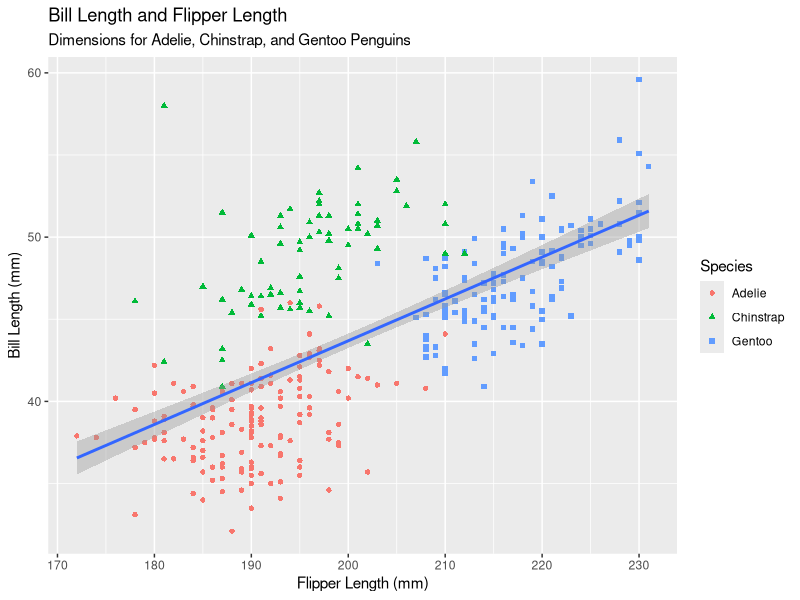
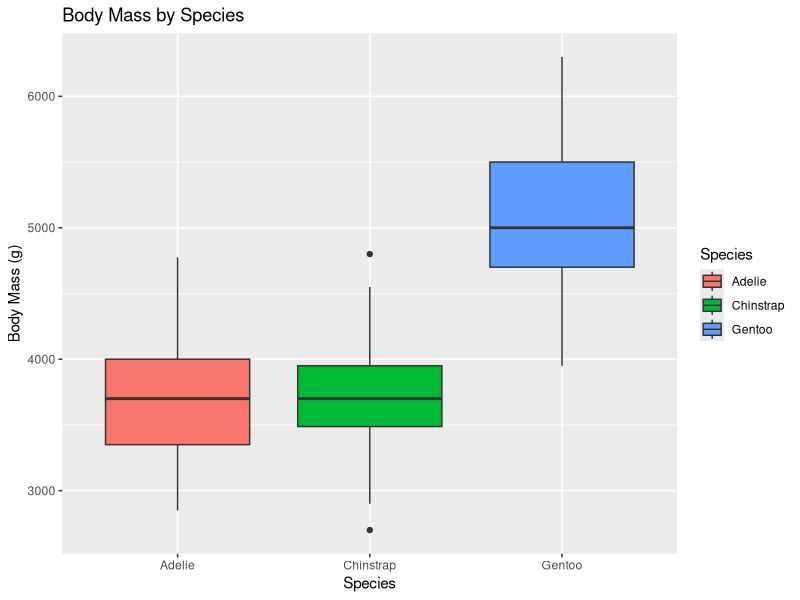
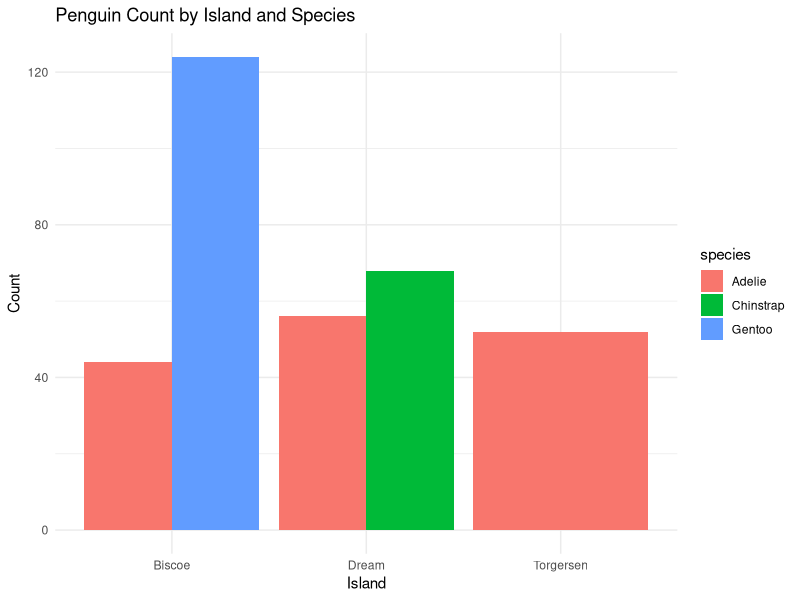

Source code (R) for these figures, in order:
## ---- chunk 1
#| label: setup
#| message: false
library(tidyverse)
library(palmerpenguins)
## ---- chunk 2
# Make your agreed-upon plot here, e.g.:
# penguins |> ggplot(aes(x = species, y = body_mass_g, fill = species)) + geom_boxplot()
## ---- chunk 3
glimpse(penguins)
ggplot(data = penguins, mapping = aes(x=flipper_length_mm, y=bill_length_mm)) + 
  geom_point(mapping = aes(color=species, shape=species)) + 
  geom_smooth(method="lm") + 
  labs(title="Bill Length and Flipper Length", 
       subtitle="Dimensions for Adelie, Chinstrap, and Gentoo Penguins" , 
       x= "Flipper Length (mm)", 
       y= "Bill Length (mm)", 
       color = "Species", 
       shape = "Species")
## ---- chunk 4
ggplot(data = penguins, mapping = aes(x = species, y = body_mass_g, fill = species)) +
  geom_boxplot() +
  labs(title = "Body Mass by Species",
       x = "Species",
       y = "Body Mass (g)",
       fill = "Species")
## ---- chunk 5
ggplot(penguins, aes(x = island, fill = species)) +
  geom_bar(position = "dodge") +
  labs(title = "Penguin Count by Island and Species",
       x = "Island", y = "Count") +
  theme_minimal()
